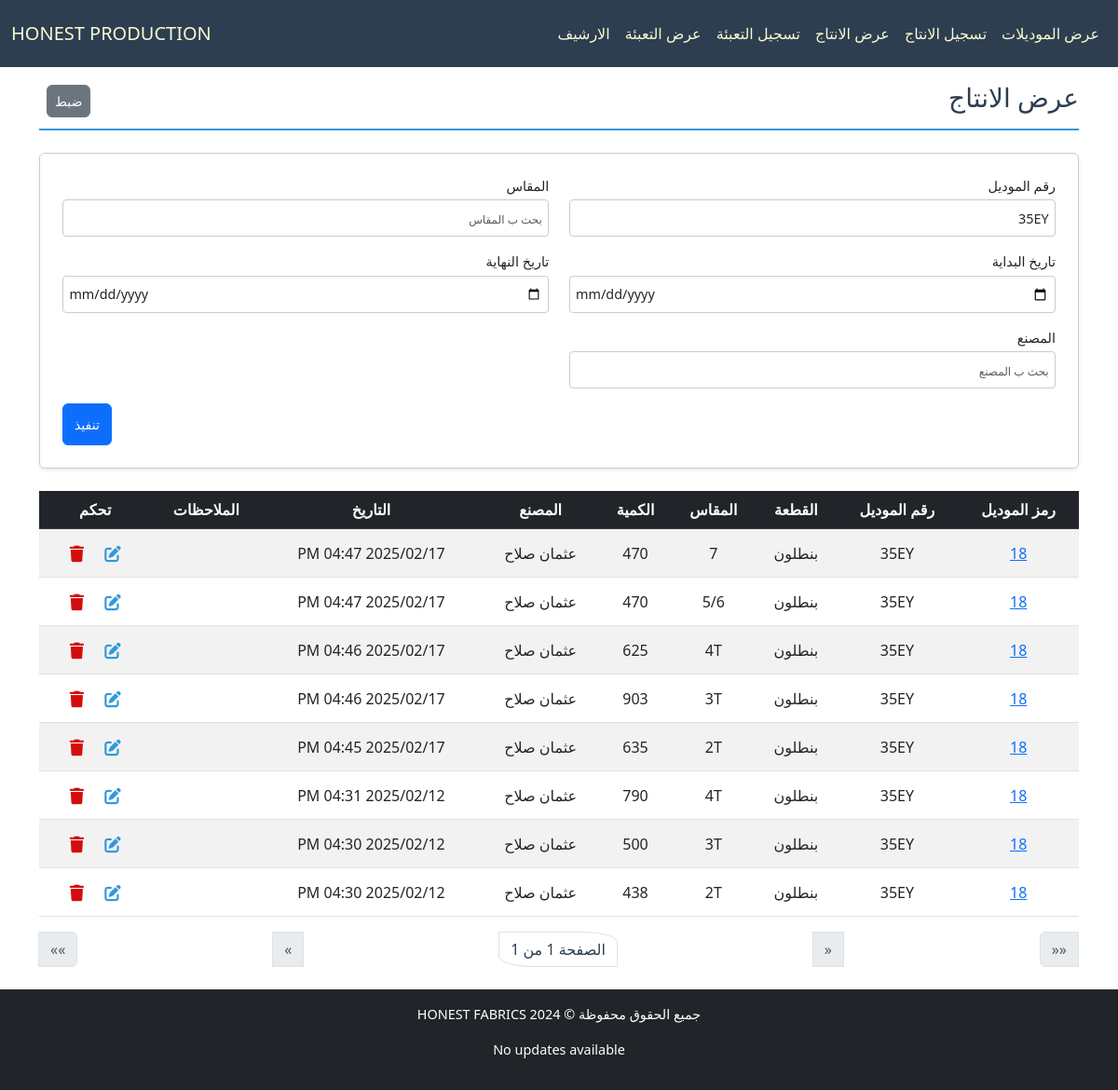
Before: /production/production-list?model_number=35EY with the older database file.
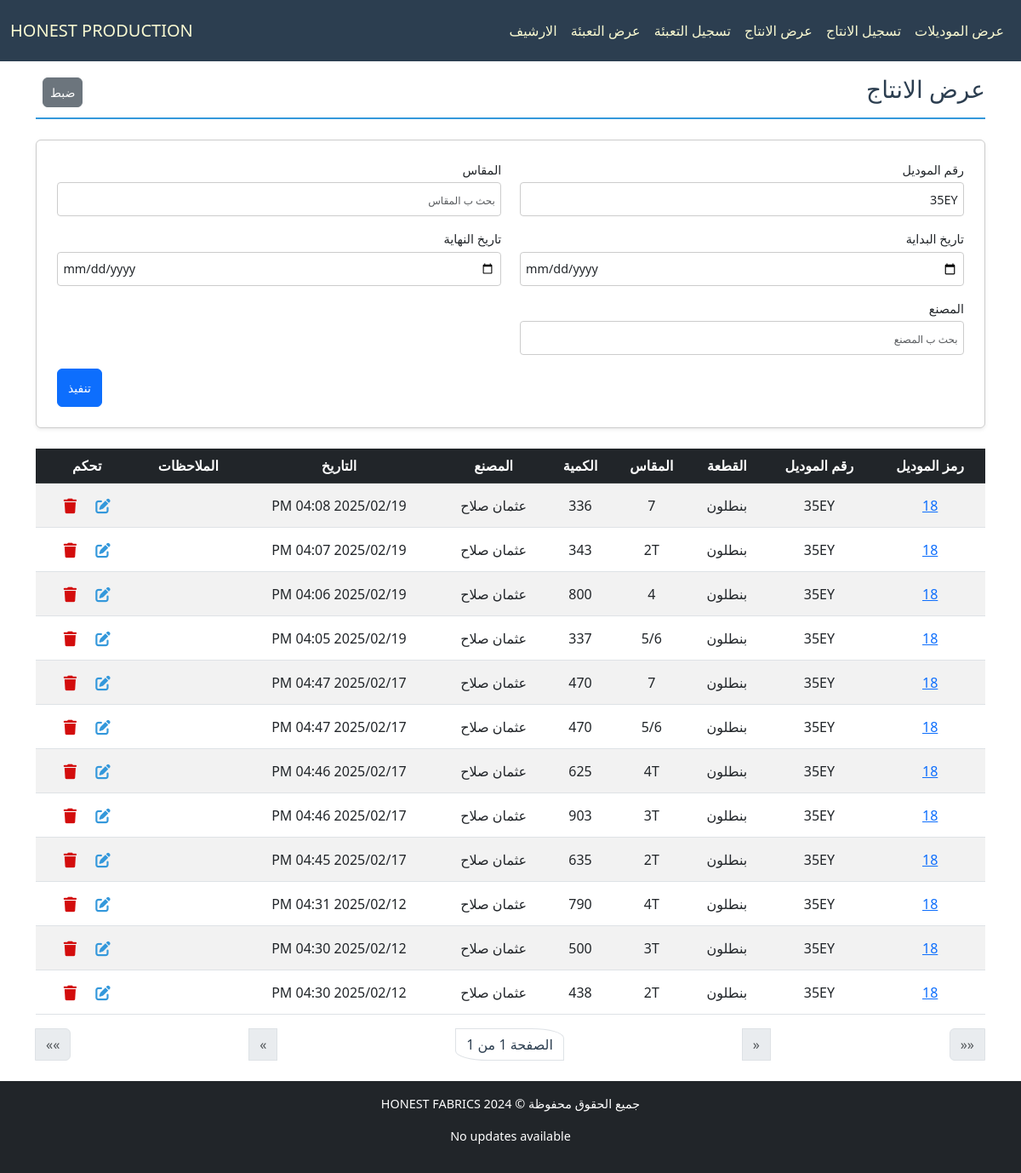
After: the same page with the newer database file.
### production/models.py (models this page shows, shortened)
class ProductionPiece(models.Model):
    piece = models.ForeignKey(Piece, verbose_name="القطعة", on_delete=models.CASCADE, related_name="productions")
    created_at = models.DateTimeField(verbose_name="تاريخ الإنشاء", default=now)
    used_amount = models.IntegerField(verbose_name="الكمية للانتاج", default=0, blank=True)
    factory = models.CharField(max_length=50, verbose_name="المصنع", blank=True)
    comment = models.CharField(max_length=100, verbose_name="الملاحظات", blank=True)
    class Meta:
        ordering = ['-created_at']

class Piece(models.Model):
    model = models.ForeignKey(Model, verbose_name="الموديل", on_delete=models.CASCADE, related_name="pieces")
    type = models.CharField(max_length=50, verbose_name="النوع", blank=True)
    size = models.CharField(max_length=50, verbose_name="المقاس", blank=True)
    available_amount = models.IntegerField(verbose_name="الكمية المتبقية", blank=True, default=0)
    used_amount = models.IntegerField(verbose_name="الكمية المستخدمة", default=0, blank=True)
    class Meta:
        ordering = ['size', 'type']

class Model(models.Model):
    id = models.AutoField(primary_key=True, verbose_name="الرمز")
    model_number = models.CharField(max_length=50, verbose_name="رقم الموديل", unique=True)
    created_at = models.DateTimeField(verbose_name="تاريخ الإنشاء", default=now)
    ended_at = models.DateTimeField(verbose_name="تاريخ الانتهاء", blank=True, null=True)
    shipped_at = models.DateTimeField(verbose_name="تاريخ الشحن", blank=True, null=True)
    is_archive = models.BooleanField(default=False)
    is_shipped = models.BooleanField(default=False)
    available_carton = models.IntegerField(verbose_name="الكراتين المتبقية", blank=True, default=0)
    used_carton = models.IntegerField(verbose_name="الكراتين المستخدمة", blank=True, default=0)
    class Meta:
        ordering = ["-created_at"]

### production/views.py (the view)
# urls.py: path('production-list', ProductionListingView.as_view(), name='production_list_view'),
class ProductionListingView(ListView):
    template_name = "production/list_production.html"
    model = ProductionPiece
    paginate_by = 30
    filter_fields = ["model_number", "type", "size", "start_date", "end_date", "factory"]
    def parse_date(self, date_str):
        try:
            normalized_date = date_str.replace("\\", "/")
            return datetime.strptime(normalized_date, "%Y-%m-%d")
        except (ValueError, AttributeError):
            return None
    def get_queryset(self):
        queryset = super().get_queryset()
        filters = Q()
        model_number = self.request.GET.get("model_number")
        if model_number:
            filters &= Q(piece__model__model_number__icontains=model_number)
        size = self.request.GET.get("size")
        if size:
            filters &= Q(piece__size__icontains=size)
        type = self.request.GET.get("type")
        if type:
            filters &= Q(piece__type__icontains=type)
        factory = self.request.GET.get("factory")
        if factory:
            filters &= Q(factory__icontains=factory)
        start_date = self.parse_date(self.request.GET.get("start_date"))
        end_date = self.parse_date(self.request.GET.get("end_date"))
        if start_date:
            filters &= Q(created_at__gte=start_date)
        if end_date:
            filters &= Q(created_at__lte=end_date)
        return queryset.filter(filters)
    def get_context_data(self, **kwargs):
        context = super().get_context_data(**kwargs)
        context["filter_fields"] = [
            {"field_name": "model_number", "verbose_name": "رقم الموديل", "value": self.request.GET.get("model_number", "")},
            {"field_name": "size", "verbose_name": "المقاس", "value": self.request.GET.get("size", "")},
            {"field_name": "start_date", "verbose_name": "تاريخ البداية", "value": self.request.GET.get("start_date", "")},
            {"field_name": "end_date", "verbose_name": "تاريخ النهاية", "value": self.request.GET.get("end_date", "")},
            {"field_name": "factory", "verbose_name": "المصنع", "value": self.request.GET.get("factory", "")},
        ]
        return context

### production/templates/production/list_production.html (shortened to what this page needs)
{% extends "cloth/layout.html" %}
{% load math_filters %}
{% block home_page %}
<a class="navbar-brand" href="{% url 'model_list_view' %}">HONEST PRODUCTION</a>
{% endblock %}
{% block navbar_links_small %}
{% include "production/nav_links.html" %}
{% endblock %}
{% block body %}
    <div class="pt-4 section-title d-flex justify-content-between align-items-center">
        <h2>عرض الانتاج</h2>
        <div class="ps-2">
            <a href="{% url 'production_list_view' %}" class="px-2 btn btn-secondary">ضبط</a>
        </div>
    </div>
    <form method="get" class="filter-form-flex mb-4 p-4 rounded shadow-sm">
        {% for filter_field in filter_fields %}
        <div class="form-group mb-3">
            <label for="filter_{{ forloop.counter }}" class="form-label">{{ filter_field.verbose_name }}</label>
            <input
                type="{% if filter_field.field_name in 'start_date end_date' %}date{% else %}text{% endif %}"
                id="filter_{{ forloop.counter }}"
                name="{{ filter_field.field_name }}"
                placeholder="بحث ب {{ filter_field.verbose_name }}"
                class="form-control"
                value="{{ filter_field.value }}">
        </div>
        {% endfor %}
        <div class="submit-container">
            <button type="submit" class="btn btn-primary submit-btn">تنفيذ</button>
        </div>
    </form>
    <div class="table-responsive">
        <table class="table table-striped table-hover">
            <thead class="table-dark">
                <tr>
                    <th>رمز الموديل</th>
                    <th>رقم الموديل</th>
                    <th>القطعة</th>
                    <th>المقاس</th>
                    <th>الكمية</th>
                    <th>المصنع</th>
                    <th>التاريخ</th>
                    <th>الملاحظات</th>
                    <th>تحكم</th>
                </tr>
            </thead>
            <tbody>
                {% for production_item in object_list %}
                <tr class="clickable-row" data-detail_url="{% url 'model_detail_view' production_item.piece.model.id %}">
                    <td>
                        <a href="{% url 'model_detail_view' production_item.piece.model.id %}">{{ production_item.piece.model.id }}</a>
                    </td>
                    <td>{{ production_item.piece.model.model_number }}</td>
                    <td>{{ production_item.piece.type }}</td>
                    <td>{{ production_item.piece.size }}</td>
                    <td>{{ production_item.used_amount }}</td>
                    <td>{{ production_item.factory }}</td>
                    <td dir="rtl">{{ production_item.created_at|date:"Y/m/d h:i A" }}</td>
                    <td style="overflow-x:auto; max-width:100px; ">{{ production_item.comment }}</td>
                    <td>
                        <a class="px-2 btn" href="{% url 'productionpiece_edit' production_item.id %}">
                        </a>
                        <a class="px-2 btn" href="{% url 'productionpiece_delete' production_item.id %}">
                            </a>
                    </td>
                </tr>
                {% empty %}
                <tr>
                    <td colspan="9" class="text-center">لا يوجد عناصر</td>
                </tr>
                {% endfor %}
            </tbody>
        </table>
    </div>
    <nav aria-label="Page navigation">
        <ul class="pagination justify-content-between">
            <li class="page-item {% if not page_obj.has_next %}disabled{% endif %}">
                {% if page_obj.has_next %}
                <a class="page-link" href="?page={{ page_obj.paginator.num_pages }}{% for key, value in request.GET.items %}{% if key != 'page' %}&{{ key }}={{ value|urlencode }}{% endif %}{% endfor %}" aria-label="Last">
                    <span aria-hidden="true">&laquo;&laquo;</span>
                </a>
                {% else %}
                <span class="page-link" aria-disabled="true">
                    <span aria-hidden="true">&laquo;&laquo;</span>
                </span>
                {% endif %}
            </li>
            <li class="page-item {% if not page_obj.has_next %}disabled{% endif %}">
                {% if page_obj.has_next %}
                <a class="page-link" href="?page={{ page_obj.next_page_number }}{% for key, value in request.GET.items %}{% if key != 'page' %}&{{ key }}={{ value|urlencode }}{% endif %}{% endfor %}" aria-label="Next">
                    <span aria-hidden="true">&laquo;</span>
                </a>
                {% else %}
                <span class="page-link" aria-disabled="true">
                    <span aria-hidden="true">&laquo;</span>
                </span>
                {% endif %}
            </li>
            <li class="page-item pagination_page_li">
                <span class="page-link">الصفحة {{ page_obj.number }} من {{ page_obj.paginator.num_pages }}</span>
            </li>
            <li class="page-item {% if not page_obj.has_previous %}disabled{% endif %}">
                {% if page_obj.has_previous %}
                <a class="page-link" href="?page={{ page_obj.previous_page_number }}{% for key, value in request.GET.items %}{% if key != 'page' %}&{{ key }}={{ value|urlencode }}{% endif %}{% endfor %}" aria-label="Previous">
                    <span aria-hidden="true">&raquo;</span>
                </a>
                {% else %}
                <span class="page-link" aria-disabled="true">
                    <span aria-hidden="true">&raquo;</span>
                </span>
                {% endif %}
            </li>
            <li class="page-item {% if not page_obj.has_previous %}disabled{% endif %}">
                {% if page_obj.has_previous %}
                <a class="page-link" href="?page=1{% for key, value in request.GET.items %}{% if key != 'page' %}&{{ key }}={{ value|urlencode }}{% endif %}{% endfor %}" aria-label="First">
                    <span aria-hidden="true">&raquo;&raquo;</span>
                </a>
                {% else %}
                <span class="page-link" aria-disabled="true">
                    <span aria-hidden="true">&raquo;&raquo;</span>
                </span>
                {% endif %}
            </li>
    </ul>
</nav>
{% endblock body %}

### cloth/templates/cloth/layout.html (shortened to what this page needs)
{% load static %}
<!DOCTYPE html>
<html lang="ar" dir="rtl">
<head>
    <link href="https://cdn.jsdelivr.net/npm/bootstrap@5.3.0/dist/css/bootstrap.min.css" rel="stylesheet">
    <link rel="stylesheet" href="https://cdnjs.cloudflare.com/ajax/libs/font-awesome/6.7.1/css/all.min.css" />
    <link rel="stylesheet" href={% static "cloth/styles.css" %}>
</head>
<body>
    <nav id="navbar"  class="navbar bg-body-tertiary fixed-top">
        <div class="container-fluid">
            <div class="d-none d-lg-flex">
                <ul class="navbar-nav me-auto mb-2 mb-lg-0 d-flex flex-row">
                    {% block navbar_links_small %}
                    {% endblock %}
                </ul>
            </div>
            {% block home_page %}
            {% endblock %}
        </div>
    </nav>
    <div class="body-div container">
        {% block body %}{% endblock body %}
    </div>
    <footer class="footer bg-dark text-white text-center py-3">
        <p>جميع الحقوق محفوظة © HONEST FABRICS 2024</p>
        {% if update %}
            <p>Latest update at: {{update}}</p>
        {% else %}
            <p>No updates available</p>
        {% endif %}
    </footer>
    <link href="https://cdn.jsdelivr.net/npm/bootstrap@5.3.0/dist/css/bootstrap.min.css" rel="stylesheet">
</body>
</html>

### production/templates/production/nav_links.html
<li class="p-2 nav-item">
    <a class="nav-link active" aria-current="page" href="{% url 'model_list_view' %}">عرض الموديلات</a>
</li>
<li class="p-2 nav-item">
    <a class="nav-link active" aria-current="page" href="{% url 'production_form' %}">تسجيل الانتاج</a>
</li>
<li class="p-2 nav-item">
    <a class="nav-link active" aria-current="page" href="{% url 'production_list_view' %}">عرض الانتاج</a>
</li>
<li class="p-2 nav-item">
    <a class="nav-link active" aria-current="page" href="{% url 'packing_form' %}">تسجيل التعبئة</a>
</li>
<li class="p-2 nav-item">
    <a class="nav-link active" aria-current="page" href="{% url 'packing_list_view' %}">عرض التعبئة</a>
</li>
<li class="p-2 nav-item">
    <a class="nav-link active" aria-current="page" href="{% url 'archived_model_list_view' %}">الارشيف</a>
</li>

### cloth/static/cloth/styles.css (style rules this page uses)
:root { --primary-color: #3498db; --light-blue: #3db1ff5e; --secondary-color: #2c3e50; --success-color: #2ecc71; --danger-color: #e74c3c; --warning-color: #f1c40f; --light-bg: #f8f9fa; --dark-bg: #343a40; --light-text: lightgoldenrodyellow; --golden-text: rgb(255, 255, 0); --border-color: #dee2e6; --white-color: #ffffff; }
*, *::before, *::after { box-sizing: border-box; }
ul, div { padding: 0; margin: 0; }
body { background-color: var(--light-bg); margin-top: 80px; margin-inline: 0; font-family: 'Segoe UI', Tahoma, Geneva, Verdana, sans-serif; line-height: 1.6; font-size: 16px; }
.body-div { margin: 2%; margin-top: 8vh; max-width: 98%; min-height: 81vh; }
#navbar, #navbar-menu-body { background-color: var(--secondary-color) !important; }
#navbar, #navbar a, #navbar-menu-body, #navbar-menu-body a { color: var(--light-text) !important; }
.section-title { color: var(--secondary-color); border-bottom: 2px solid var(--primary-color); padding-bottom: 0.5rem; margin-bottom: 1.5rem; font-weight: bold; }
.table { border-collapse: separate; border-spacing: 0; border-radius: 8px; width: 100%; }
.table th, .table td { text-align: center; vertical-align: middle; padding: 10px; }
.table-striped tbody tr:nth-of-type(odd) { background-color: var(--light-bg); }
.table-dark th { background-color: var(--secondary-color); color: var(--light-text); }
.table-responsive { overflow-x: auto; }
.table-responsive table th, .table-responsive table td { white-space: nowrap; min-width: fit-content; }
.table-responsive table { width: 100%; table-layout: auto; }
.footer { margin-top: 20px; text-align: center; padding: 1rem; font-size: 0.9rem; }
.filter-form-flex { display: flex; flex-wrap: wrap; padding: 1rem; border: 1px solid #ccc; border-radius: 8px; background-color: #fff; justify-content: space-between; column-gap: 2px; direction: rtl; }
.filter-form-flex .form-group { display: flex; flex-direction: column; margin-bottom: 5px; width: 49%; }
.filter-form-flex .form-label { font-size: 0.9rem; margin-bottom: 0.25rem; }
.filter-form-flex .form-control { border: 1px solid #ccc; border-radius: 4px; padding: 0.4rem; font-size: 0.9rem; }
.filter-form-flex input[type="text"], .filter-form-flex input[type="number"], .filter-form-flex input[type="date"] { width: 100%; height: 40px; }
.submit-container { display: flex; justify-content: flex-end; width: 100%; }
.filter-form-flex .submit-btn { width: auto; height: 45px; font-size: 1rem; }
.pagination_page_li span { color: var(--secondary-color); border-top-right-radius: 30%; border-bottom-left-radius: 30%; }
@media (max-width: 1200px) { body { font-size: 15px; } }
@media (max-width: 1200px) { h4.section-title, h2 { font-size: 28px !important; } }
@media (max-width: 1200px) { p.lead, .oped_details_btn, .btn { font-size: 14px !important; } }
@media (max-width: 1200px) { ::placeholder { font-size: 12px !important; } }

Changed rows visible on the page:
added ProductionPiece: piece.model.id "18", piece.model.model_number "35EY", piece.type "بنطلون", piece.size "7", used_amount "336", factory "عثمان صلاح", created_at "2025/02/19 04:08 PM"
added ProductionPiece: piece.model.id "18", piece.model.model_number "35EY", piece.type "بنطلون", piece.size "2T", used_amount "343", factory "عثمان صلاح", created_at "2025/02/19 04:07 PM"
added ProductionPiece: piece.model.id "18", piece.model.model_number "35EY", piece.type "بنطلون", piece.size "4", used_amount "800", factory "عثمان صلاح", created_at "2025/02/19 04:06 PM"
added ProductionPiece: piece.model.id "18", piece.model.model_number "35EY", piece.type "بنطلون", piece.size "5/6", used_amount "337", factory "عثمان صلاح", created_at "2025/02/19 04:05 PM"
